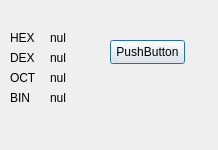
<?xml version="1.0" encoding="UTF-8"?>
<ui version="4.0">
 <class>ITcalculator</class>
 <widget class="QDialog" name="ITcalculator">
  <property name="geometry">
   <rect>
    <x>0</x>
    <y>0</y>
    <width>218</width>
    <height>150</height>
   </rect>
  </property>
  <property name="windowTitle">
   <string>ITcalculator</string>
  </property>
  <widget class="QLabel" name="label">
   <property name="geometry">
    <rect>
     <x>10</x>
     <y>30</y>
     <width>49</width>
     <height>16</height>
    </rect>
   </property>
   <property name="text">
    <string>HEX</string>
   </property>
  </widget>
  <widget class="QLabel" name="label_2">
   <property name="geometry">
    <rect>
     <x>10</x>
     <y>50</y>
     <width>49</width>
     <height>16</height>
    </rect>
   </property>
   <property name="text">
    <string>DEX</string>
   </property>
  </widget>
  <widget class="QLabel" name="label_3">
   <property name="geometry">
    <rect>
     <x>10</x>
     <y>70</y>
     <width>49</width>
     <height>16</height>
    </rect>
   </property>
   <property name="text">
    <string>OCT</string>
   </property>
  </widget>
  <widget class="QLabel" name="label_4">
   <property name="geometry">
    <rect>
     <x>10</x>
     <y>90</y>
     <width>49</width>
     <height>16</height>
    </rect>
   </property>
   <property name="text">
    <string>BIN</string>
   </property>
  </widget>
  <widget class="QLabel" name="label_5">
   <property name="geometry">
    <rect>
     <x>50</x>
     <y>30</y>
     <width>49</width>
     <height>16</height>
    </rect>
   </property>
   <property name="text">
    <string>nul</string>
   </property>
  </widget>
  <widget class="QLabel" name="label_6">
   <property name="geometry">
    <rect>
     <x>50</x>
     <y>50</y>
     <width>49</width>
     <height>16</height>
    </rect>
   </property>
   <property name="text">
    <string>nul</string>
   </property>
  </widget>
  <widget class="QLabel" name="label_7">
   <property name="geometry">
    <rect>
     <x>50</x>
     <y>70</y>
     <width>49</width>
     <height>16</height>
    </rect>
   </property>
   <property name="text">
    <string>nul</string>
   </property>
  </widget>
  <widget class="QLabel" name="label_8">
   <property name="geometry">
    <rect>
     <x>50</x>
     <y>90</y>
     <width>49</width>
     <height>16</height>
    </rect>
   </property>
   <property name="text">
    <string>nul</string>
   </property>
  </widget>
  <widget class="QPushButton" name="pushButton">
   <property name="geometry">
    <rect>
     <x>110</x>
     <y>40</y>
     <width>75</width>
     <height>24</height>
    </rect>
   </property>
   <property name="text">
    <string>PushButton</string>
   </property>
  </widget>
 </widget>
 <resources/>
 <connections/>
</ui>
